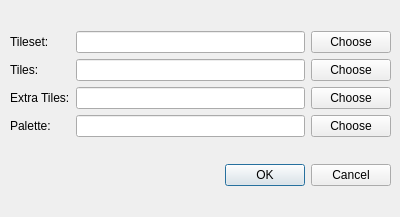
<?xml version="1.0" encoding="UTF-8"?>
<ui version="4.0">
 <class>OpenDirDialog</class>
 <widget class="QDialog" name="OpenDirDialog">
  <property name="geometry">
   <rect>
    <x>0</x>
    <y>0</y>
    <width>400</width>
    <height>217</height>
   </rect>
  </property>
  <property name="windowTitle">
   <string>Open From Files</string>
  </property>
  <widget class="QWidget" name="layoutWidget">
   <property name="geometry">
    <rect>
     <x>10</x>
     <y>10</y>
     <width>381</width>
     <height>198</height>
    </rect>
   </property>
   <layout class="QVBoxLayout" name="verticalLayout">
    <item>
     <layout class="QGridLayout" name="gridLayout">
      <item row="0" column="0">
       <widget class="QLabel" name="label">
        <property name="text">
         <string>Tileset:</string>
        </property>
       </widget>
      </item>
      <item row="0" column="1">
       <widget class="QLineEdit" name="tilesetFileLineEdit">
        <property name="readOnly">
         <bool>true</bool>
        </property>
       </widget>
      </item>
      <item row="0" column="2">
       <widget class="QPushButton" name="chooseTilesetButton">
        <property name="text">
         <string>Choose</string>
        </property>
       </widget>
      </item>
      <item row="1" column="0">
       <widget class="QLabel" name="label_2">
        <property name="text">
         <string>Tiles:</string>
        </property>
       </widget>
      </item>
      <item row="1" column="1">
       <widget class="QLineEdit" name="tileFilelineEdit">
        <property name="readOnly">
         <bool>true</bool>
        </property>
       </widget>
      </item>
      <item row="1" column="2">
       <widget class="QPushButton" name="chooseTilesButton">
        <property name="text">
         <string>Choose</string>
        </property>
       </widget>
      </item>
      <item row="2" column="0">
       <widget class="QLabel" name="label_3">
        <property name="text">
         <string>Extra Tiles:</string>
        </property>
       </widget>
      </item>
      <item row="2" column="1">
       <widget class="QLineEdit" name="extraTilesLineEdit">
        <property name="readOnly">
         <bool>true</bool>
        </property>
       </widget>
      </item>
      <item row="2" column="2">
       <widget class="QPushButton" name="chooseExtraTilesButton">
        <property name="text">
         <string>Choose</string>
        </property>
       </widget>
      </item>
      <item row="3" column="0">
       <widget class="QLabel" name="label_4">
        <property name="text">
         <string>Palette:</string>
        </property>
       </widget>
      </item>
      <item row="3" column="1">
       <widget class="QLineEdit" name="paletteFileLineEdit">
        <property name="readOnly">
         <bool>true</bool>
        </property>
       </widget>
      </item>
      <item row="3" column="2">
       <widget class="QPushButton" name="choosePaletteButton">
        <property name="text">
         <string>Choose</string>
        </property>
       </widget>
      </item>
     </layout>
    </item>
    <item>
     <widget class="QDialogButtonBox" name="buttonBox">
      <property name="orientation">
       <enum>Qt::Horizontal</enum>
      </property>
      <property name="standardButtons">
       <set>QDialogButtonBox::Cancel|QDialogButtonBox::Ok</set>
      </property>
     </widget>
    </item>
   </layout>
  </widget>
 </widget>
 <resources/>
 <connections>
  <connection>
   <sender>buttonBox</sender>
   <signal>accepted()</signal>
   <receiver>OpenDirDialog</receiver>
   <slot>accept()</slot>
   <hints>
    <hint type="sourcelabel">
     <x>248</x>
     <y>254</y>
    </hint>
    <hint type="destinationlabel">
     <x>157</x>
     <y>274</y>
    </hint>
   </hints>
  </connection>
  <connection>
   <sender>buttonBox</sender>
   <signal>rejected()</signal>
   <receiver>OpenDirDialog</receiver>
   <slot>reject()</slot>
   <hints>
    <hint type="sourcelabel">
     <x>316</x>
     <y>260</y>
    </hint>
    <hint type="destinationlabel">
     <x>286</x>
     <y>274</y>
    </hint>
   </hints>
  </connection>
 </connections>
</ui>
